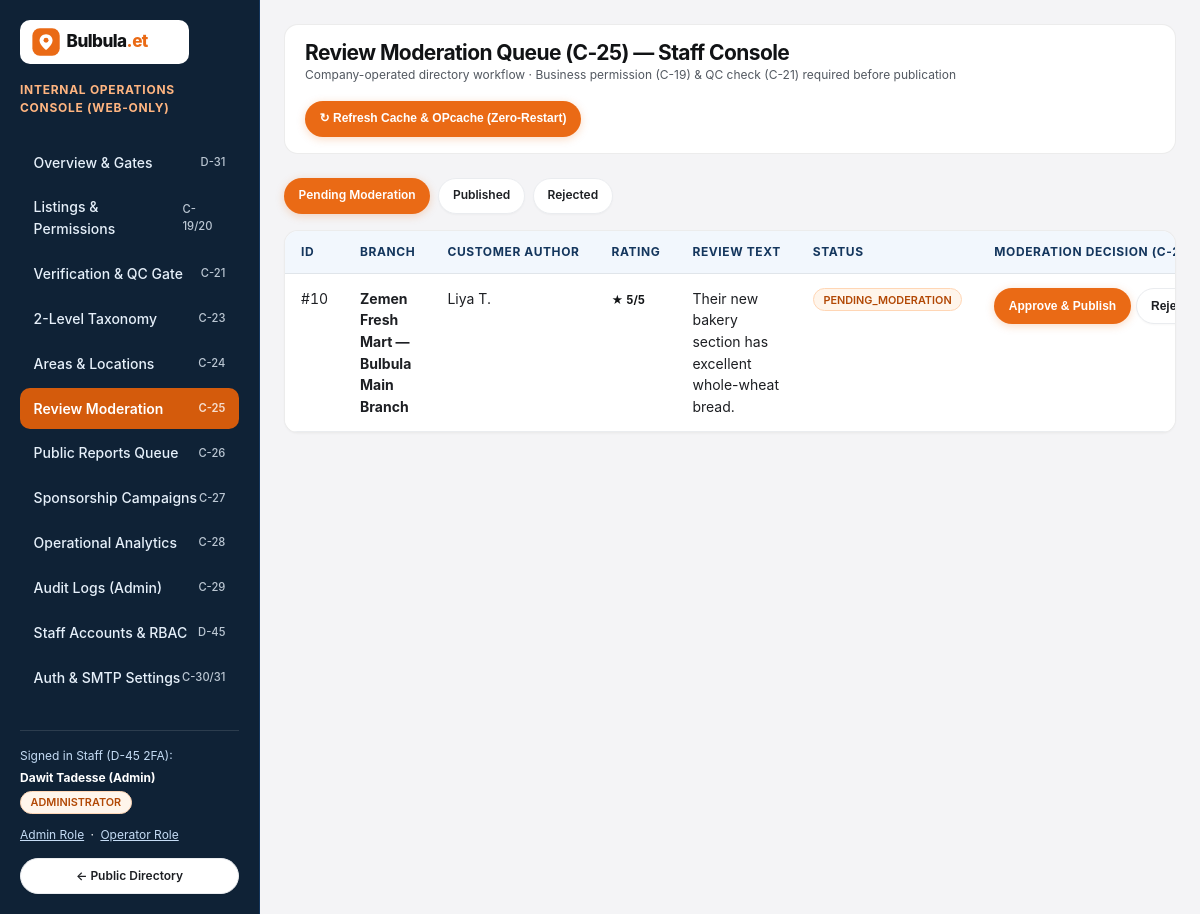
The page /staff/moderation on the database its author committed.
### tables this page shows
CREATE TABLE staff_users (
    id                  INTEGER PRIMARY KEY AUTOINCREMENT,
    email               TEXT NOT NULL UNIQUE,
    full_name           TEXT NOT NULL,
    role                TEXT NOT NULL DEFAULT 'OPERATOR',
    password_hash       TEXT NOT NULL,
    totp_secret_enc     TEXT NULL,
    totp_enabled        INTEGER NOT NULL DEFAULT 0,
    is_active           INTEGER NOT NULL DEFAULT 1,
    last_login_at       DATETIME NULL,
    created_at          DATETIME NOT NULL DEFAULT CURRENT_TIMESTAMP,
    updated_at          DATETIME NOT NULL DEFAULT CURRENT_TIMESTAMP
);

CREATE TABLE reviews (
    id                      INTEGER PRIMARY KEY AUTOINCREMENT,
    branch_id               INTEGER NOT NULL REFERENCES branches(id),
    customer_id             INTEGER NOT NULL REFERENCES customers(id),
    rating                  INTEGER NOT NULL CHECK (rating BETWEEN 1 AND 5),
    review_text             TEXT NULL,
    status                  TEXT NOT NULL DEFAULT 'PENDING_MODERATION',
    edit_count              INTEGER NOT NULL DEFAULT 0,
    first_submitted_at      DATETIME NOT NULL DEFAULT CURRENT_TIMESTAMP,
    last_edited_at          DATETIME NULL,
    moderated_by_staff_id   INTEGER NULL,
    moderated_at            DATETIME NULL,
    moderation_reason_code  TEXT NULL,
    moderation_notes        TEXT NULL,
    withdrawn_at            DATETIME NULL
);

CREATE TABLE branches (
    id                          INTEGER PRIMARY KEY AUTOINCREMENT,
    business_id                 INTEGER NOT NULL REFERENCES businesses(id),
    active_permission_id        INTEGER NULL REFERENCES business_permissions(id),
    branch_slug                 TEXT NOT NULL UNIQUE,
    branch_name_en              TEXT NOT NULL,
    branch_name_am              TEXT NULL,
    is_primary_branch           INTEGER NOT NULL DEFAULT 1,
    area_id                     INTEGER NOT NULL REFERENCES areas(id),
    sub_city_en                 TEXT NOT NULL,
    address_line_en             TEXT NOT NULL,
    landmark_notes_en           TEXT NULL,
    latitude                    REAL NULL,
    longitude                   REAL NULL,
    phone_primary               TEXT NULL,
    phone_secondary             TEXT NULL,
    branch_email                TEXT NULL,
    opening_hours_status        TEXT NOT NULL DEFAULT 'UNKNOWN',
    opening_hours_json          TEXT NULL,
    services_products_json      TEXT NULL,
    publication_status          TEXT NOT NULL DEFAULT 'DRAFT',
    is_verified                 INTEGER NOT NULL DEFAULT 0,
    last_verified_at            DATETIME NULL,
    last_verified_by_staff_id   INTEGER NULL,
    published_at                DATETIME NULL,
    published_rating_avg        REAL NULL,
    published_review_count      INTEGER NOT NULL DEFAULT 0,
    created_by_staff_id         INTEGER NOT NULL,
    updated_at                  DATETIME NOT NULL DEFAULT CURRENT_TIMESTAMP,
    created_at                  DATETIME NOT NULL DEFAULT CURRENT_TIMESTAMP
);

CREATE TABLE customers (
    id                      INTEGER PRIMARY KEY AUTOINCREMENT,
    email                   TEXT NOT NULL UNIQUE,
    display_name            TEXT NOT NULL,
    google_sub_id           TEXT NULL UNIQUE,
    account_status          TEXT NOT NULL DEFAULT 'ACTIVE',
    email_verified_at       DATETIME NULL,
    last_active_surface     TEXT NOT NULL DEFAULT 'WEB',
    created_at              DATETIME NOT NULL DEFAULT CURRENT_TIMESTAMP,
    updated_at              DATETIME NOT NULL DEFAULT CURRENT_TIMESTAMP
);

### src/Views/staff/moderation.php (the view, shortened to what the rows shown need)
<?php
$reviews      = $reviews ?? [];
?>
<div class="b-table-wrap">
  <table class="b-table">
    <thead>
      <tr>
        <th>ID</th>
        <th>Branch</th>
        <th>Customer Author</th>
        <th>Rating</th>
        <th>Review Text</th>
        <th>Status</th>
        <th>Moderation Decision (C-25)</th>
      </tr>
    </thead>
    <tbody>
      <?php foreach ($reviews as $rev): ?>
        <tr>
          <td class="b-tabular">#<?= (int) $rev['id'] ?></td>
          <td><strong><?= View::e($rev['branch_name_en']) ?></strong></td>
          <td><?= View::e($rev['author_name']) ?></td>
          <td><span class="b-rating b-tabular">&#9733; <?= (int) $rev['rating'] ?>/5</span></td>
          <td><?= View::e($rev['review_text'] ?? '(No written text)') ?></td>
          <td><span class="b-badge b-badge--orange"><?= View::e($rev['status']) ?></span></td>
          <td>
            <div style="display: flex; gap: 0.35rem;">
              <form method="POST" action="/staff/moderation/<?= (int) $rev['id'] ?>/decide">
                <button type="submit" class="b-btn b-btn--primary b-btn--sm">Approve &amp; Publish</button>
              </form>
              <form method="POST" action="/staff/moderation/<?= (int) $rev['id'] ?>/decide">
                <button type="submit" class="b-btn b-btn--outline b-btn--sm">Reject</button>
              </form>
            </div>
          </td>
        </tr>
      <?php endforeach; ?>
    </tbody>
  </table>
</div>

### src/Views/layouts/staff.php (shortened to what the rows shown need)
<?php
$staff        = $staff ?? ['id' => 1, 'full_name' => 'Dawit Tadesse (Admin)', 'role' => 'ADMINISTRATOR'];
?>
<!DOCTYPE html>
<html lang="en">
<head>
  <link rel="stylesheet" href="<?= View::asset('css/tokens.css') ?>">
  <link rel="stylesheet" href="<?= View::asset('css/base.css') ?>">
  <link rel="stylesheet" href="<?= View::asset('css/layout.css') ?>">
  <link rel="stylesheet" href="<?= View::asset('css/components.css') ?>">
  <link rel="stylesheet" href="<?= View::asset('css/staff.css') ?>">
</head>
<body>
  <div class="b-staff-shell">
    <aside class="b-staff-sidebar">
      <div style="margin-top: var(--space-8); padding-top: var(--space-4); border-top: 1px solid rgba(255,255,255,0.12); font-size: var(--text-xs);">
        <div style="color: var(--blue-200);">Signed in Staff (D-45 2FA):</div>
        <div style="font-weight: 700; color: #FFF; margin-top: 0.2rem;"><?= View::e($staff['full_name'] ?? '') ?></div>
        <div style="margin-top: 0.2rem;">
          <span class="b-badge b-badge--orange"><?= View::e($staff['role'] ?? 'ADMINISTRATOR') ?></span>
        </div>
        <div style="margin-top: 0.75rem; display: flex; gap: 0.4rem; flex-wrap: wrap;">
          <a href="/staff?switch_staff=1" style="color: var(--blue-200); text-decoration: underline;">Admin Role</a> &middot;
          <a href="/staff?switch_staff=2" style="color: var(--blue-200); text-decoration: underline;">Operator Role</a>
        </div>
        <div style="margin-top: 0.85rem;">
          <a href="/" class="b-btn b-btn--outline b-btn--sm" style="width: 100%;">&larr; Public Directory</a>
        </div>
      </div>
    </aside>
    <div class="b-staff-main">
      <div class="b-staff-topbar">
        <div>
          <h1 style="font-size: var(--text-xl);"><?= View::e($pageTitle ?? 'Staff Operations Console') ?></h1>
        </div>
      </div>
      <?= $content ?? '' ?>
    </div>
  </div>
</body>
</html>

### rows shown on the page
staff_users: full_name "Dawit Tadesse (Admin)", role "ADMINISTRATOR"
reviews: id "10", branch.branch_name_en "Zemen Fresh Mart — Bulbula Main Branch", customer.display_name "Liya T.", rating "5", review_text "Their new bakery section has excellent whole-wheat bread.", status "PENDING_MODERATION"

### other values the page prints
View::e($pageTitle ?? 'Staff Operations Console') "Review Moderation Queue (C-25) — Staff Console"
